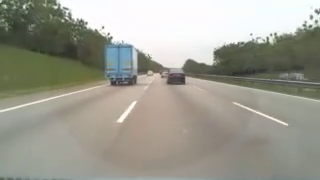
#> input picture frame 194 of clip1.mp4, 320 x 180 px
$ python getting_started_with_videos.py
#> lines starting #> are read from the running program, lines starting #| are printed output that depends on the picture
import cv2

capture = cv2.VideoCapture('clip1.mp4')      # read from file
#capture = cv2.VideoCapture(0)        # index of the camera. by default either 0 or -1
#print(capture.isOpened())                    # checking isOpened() working or not
while(capture.isOpened()):             # check the video is open or not
    ret, frame = capture.read()                # ret - is there video is available(True or false will be saved)
#> frame is the input picture: shape (180, 320, 3); mean B, G, R 145.9, 157, 157.6
                                               # frame - frame will be saved / capture the frame

    gray = cv2.cvtColor(frame,cv2.COLOR_BGR2GRAY)      # convert to grayscale
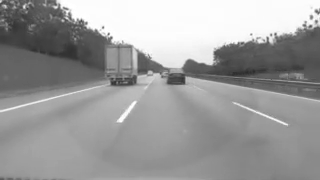
#> gray: shape (180, 320); min 44, max 255, mean 155.9
    cv2.imshow('frame', gray)

    if cv2.waitKey(1) & 0xFF == ord ('q'):
#> (key Esc is pressed here)
        break
capture.release()                   # releasing the capture
cv2.destroyAllWindows()

$ run again, starting later in the video
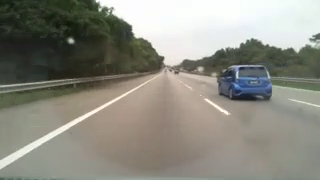
#> input picture frame 1556 of clip1.mp4, 320 x 180 px
#> frame is the input picture: shape (180, 320, 3); mean B, G, R 129.6, 139.4, 140.2
#> `gray = cv2.cvtColor(frame,cv2.COLOR_BGR2GRAY)`:
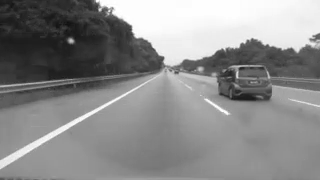
#> gray: shape (180, 320); min 16, max 255, mean 138.5
